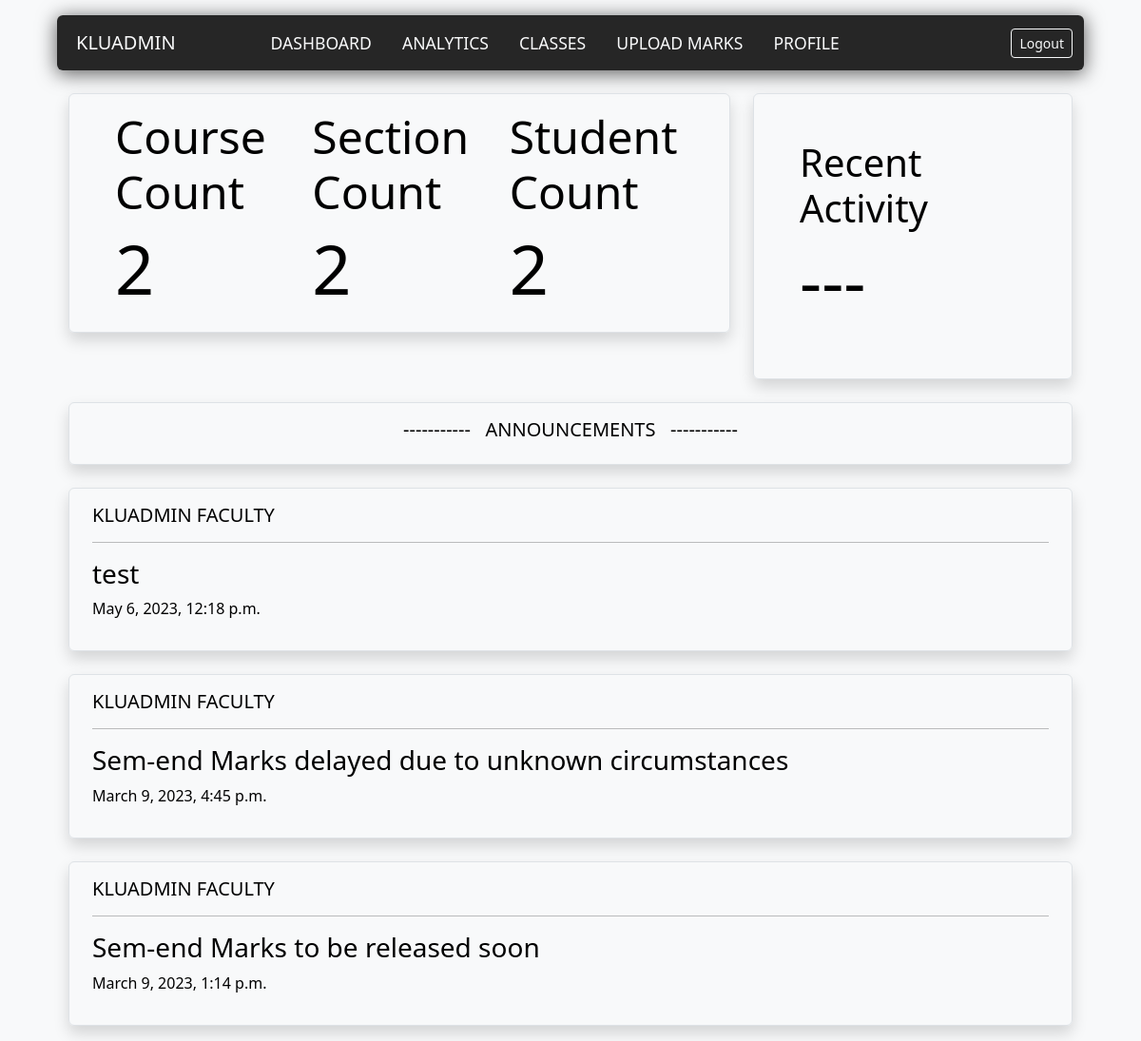
Page /dashboard (signed in) on the earlier database version.
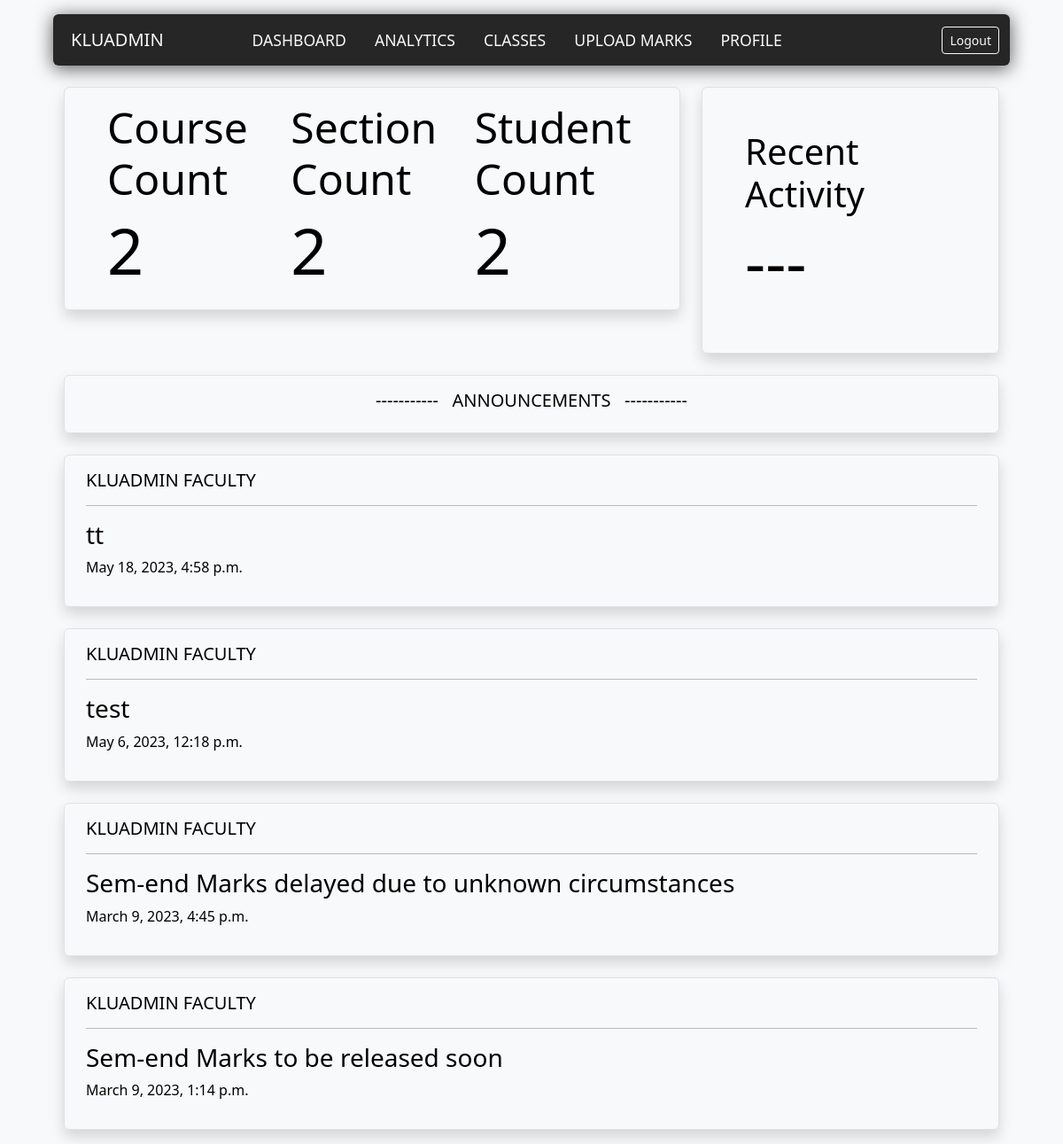
Same page on the later database version.
### dashboard/models.py (models this page shows)
class Announcement (models.Model):
    admin_username = models.fields.CharField(max_length=50)
    note = models.fields.TextField(max_length=1000)
    time = models.DateTimeField(default=now)

### dashboard/views.py (the view)
# urls.py: path('dashboard',dashboardviews.dashboard,name="dash"),
def dashboard(request):
    if request.session.has_key('user'):
        if request.session['user'] == 'admin':
            return admin_dashboard(request)
        elif request.session['user'] == 'student':
            return student_dashboard(request)
        elif request.session['user'] == 'faculty':
            return faculty_dashboard(request)
    else:
        return redirect('/login')

### dashboard/templates/dashboard/faculty_dash.html (shortened to what this page needs)
{%extends "dash_base.html"%}
{%block content%}
<div class=" navbox container rounded mt-3">
<nav class="navbar navbar-expand-lg row">
  <div class="container-fluid">
    <a class="navbar-brand text-light col text-uppercase display-5 p-2" href="">{{uni_name}}</a>
    <div class="collapse navbar-collapse" id="navbarNavDropdown">
      <ul class="navbar-nav col">
        <li class="nav-item px-2">
          <a class="nav-link text-light text-uppercase"  href="/dashboard">Dashboard</a>
        </li>
        <li class="nav-item px-2">
          <a class="nav-link text-light text-uppercase" href="{% url 'faculty-analytics' %}">Analytics</a>
        </li>
        <li class="nav-item px-2">
          <a class="nav-link text-light text-uppercase" href="{% url 'faculty-classes' %}">Classes</a>
        </li>
        <li class="nav-item px-2">
          <a class="nav-link text-light text-uppercase" href="{% url 'faculty-uploadmarks' %}">Upload Marks</a>
        </li>
        <li class="nav-item px-2">
          <a class="nav-link text-light text-uppercase" href="{% url 'faculty-profile' %}">Profile</a>
        </li>
      </ul>
      <a class="btn btn-outline-light btn-sm " href="{%url 'logout'%}">
        Logout
      </a>
    </div>
  </div>
</nav>
</div>
<form action = "" method = "POST">
<div class="container mt-4">
  <div class="row ">
    <div class="col">
     <div class="px-5 py-3 border rounded shadow">
      <div class=" row ">
        <h1 class="col display-5">Course Count</h1>
        <h1 class="col display-5">Section Count</h1>
        <h1 class="col display-5">Student Count</h1>
      </div>
      <div class="row">
        <h1 class=" col display-2">{{courseCount}}</h1>
        <h1 class=" col display-2">{{sectionCount}}</h1>
        <h1 class=" col display-2">{{studentCount}}</h1>
      </div>
     </div>
    </div>
    <div class="col-4">
      <div class="p-5 border rounded shadow ">
        <div class="row">
        <h1 class="col display-6">Recent Activity</h1>
      </div>
      <div class="row mb-1">
        <h1 class=" col display-2">---</h1>
      </div>
      </div>
    </div>
  </div>
</div>
</form>
{% if announcementList %}
  <div class="container mt-4 mb-3">
    <div class="border rounded shadow px-4 py-3">
      <h5 class="text-center fw-light  text-uppercase">----------- &nbsp; Announcements &nbsp; -----------</h5>
    </div>
  </div>
  {%for announcement in announcementList%}
  <div class="container mt-4 mb-3">
    <div class="border rounded shadow px-4 py-3">
      <h5 class="text-left  text-uppercase"> {{uni_name}} Faculty</h5>
      <hr />
      <h3>{{announcement.note}}</h3>
      <p class="fw-light">{{announcement.time}}</p>
    </div>
  </div>
  {%endfor%}
{% else %}
  <div class="container mt-4 mb-3">
    <div class="border rounded shadow px-4 py-3">
      <h5 class="text-center fw-light  text-uppercase"> No Recent Announcements</h5>
    </div>
  </div>
{%endif%}
{%endblock%}

Differences in the rows shown:
added Announcement: admin_username "KLUADMIN", note "tt", time "May 18, 2023, 4:58 p.m."
